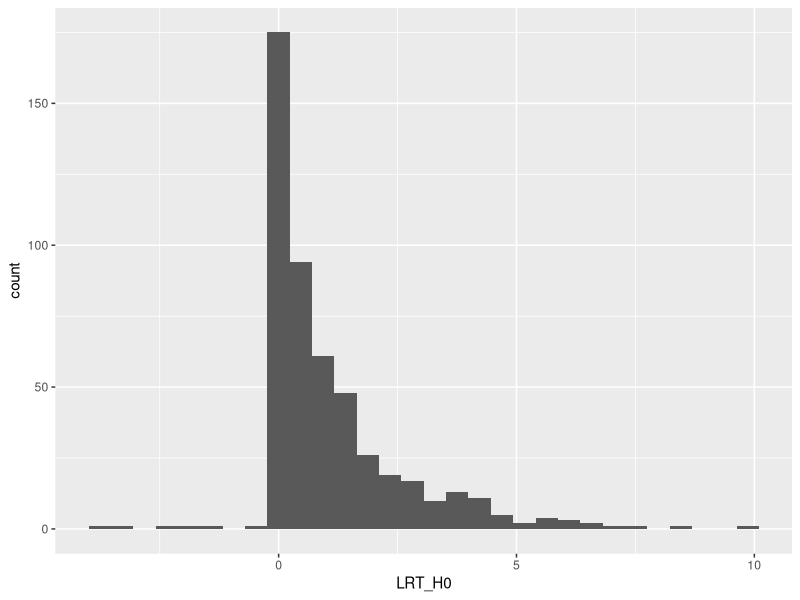
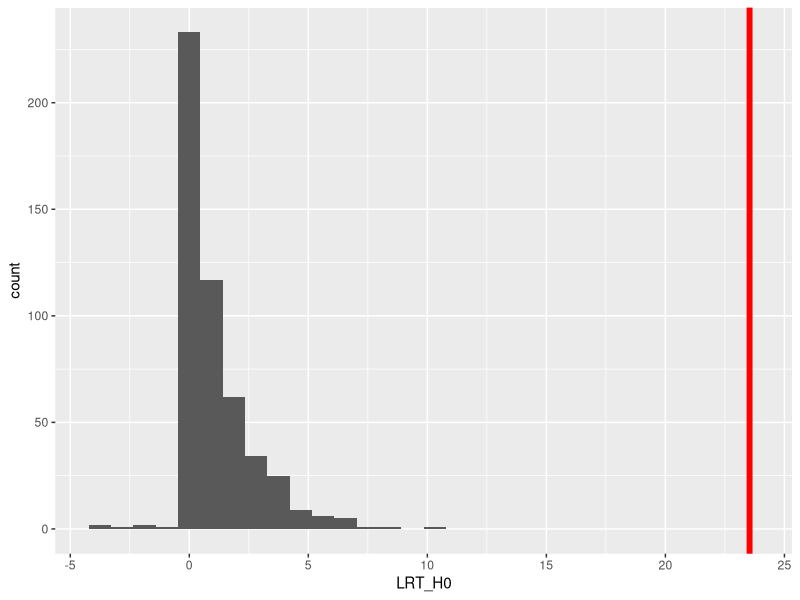

Recreate these plots in R, in order. (Note: a time limit stopped this script after it produced the figures.)
# title: Демонстрация бутстрепа
# subtitle: "Линейные модели..."
# author: "Марина Варфоломеева"
# institute: "Кафедра Зоологии беспозвоночных, Биологический факультет, СПбГУ"

# ## Пример -- недосып
# В ночь перед нулевым днем всем испытуемым давали поспать нормальное время, а в следующие 9 ночей --- только по 3 часа. Каждый день измеряли время реакции в серии тестов.
#
# Как время реакции людей зависит от бессонницы?
# Belenky et al., 2003
# - `Reaction` --- среднее время реакции в серии тестов в день наблюдения, мс
# - `Days` --- число дней депривации сна
# - `Subject` --- номер испытуемого
library(lme4)
library(pbkrtest) # для бутстрепа
library(ggplot2) # для графиков

data(sleepstudy)
sl <- sleepstudy

# ## Тесты отношения правдоподобий (LRT)
# Другой пример и подробности о методе см. Faraway 2017, near p 2015


# LRT для фиксированных эффектов #########################################

# Протестируем значимость фиксированного эффекта Days
# Для этого нам нужно сравнить правдоподобия двух вложенных моделей
# Модель, в которой есть Days
m1 <- lmer(Reaction ~ Days + (1 + Days | Subject), data = sl, REML = FALSE)
# Модель, в которой нет Days (соответствует нашей H_0, про отсутствие влияния Days)
m0 <- lmer(Reaction ~ (1 + Days| Subject), data = sl, REML = FALSE)

# LRT с помощью anova(test = 'Chi')
anova(m0, m1, test = 'Chi')

# LRT вручную
my_LRT <- as.numeric(2 * (logLik(m1) - logLik(m0)))
my_LRT
# 23.53654

# p-value для LRT
1 - pchisq(my_LRT, df = 1)
# [1] 1.22564e-06
# получилось ну очень маленькое значение


# Алгоритм параметрического бутстрепа ################33

# Цель: Нужно сгенерировать из данных,
# соответствующих H0 распределение нужной нам
# статистики (LRT).

# Как это делается?
# 1) Симулируем данные из модели, соответствующей
# H0 об отсутствии влияния Days
y_simulated <- simulate(m0)
# 2) На этих симулированных данных нам нужно
# протестировать влияние Days при помощи LRT.
# Подбираем модель с Days и без Days на симулированных данных:
mod_H0 <- refit(m0, newresp = y_simulated)
mod_HA <- refit(m1, newresp = y_simulated)
# Вычисляем LRT:
LRT_simulated <- as.numeric(2 * (logLik(mod_HA) - logLik(mod_H0)))
LRT_simulated
# 3) Если мы повторим 1 и 2 многократно, то сможем
# построить распределение LRT для случая, когда
# верна H0 об отсутствии влияния Days.


# Теперь, вооружившись этим знанием, мы...
# Сделаем параметрический бутстреп вручную ################
set.seed(42)
nsim <- 500 # число итераций бутстрепа
# (Нужно 1000 или больше, но для тестирования нового кода можно меньше)
LRTboot <- numeric(nsim)  # резервируем место для результатов всех итераций
# Делаем симуляцию:
for(i in 1:nsim){
  y_simulated <- unlist(simulate(m0))
  mod_H0 <- refit(m0, newresp = y_simulated)
  mod_HA <- refit(m1, newresp = y_simulated)
  LRTboot[i] <- as.numeric(2 * (logLik(mod_HA) - logLik(mod_H0)))
}

# В векторе LRTboot записаны значения LRT для всех итераций бутстрепа
length(LRTboot) # длина вектора - количество итераций (nsim)

# Теперь мы можем построить распределение значений
# LRT для случая, когда верна H0 об
# отсутствии влияния Days
ggplot(data = data.frame(LRT_H0 = LRTboot)) +
  geom_histogram(aes(x = LRT_H0))

# Это распределение мы можем использовать для тестирования гипотезы

# Уровень значимости для нашего реального значения
# my_LRT - это доля итераций бутстрепа, где
# получилось значение LRTboot > my_LRT

# Наша оценка p-value для my_LRT
p_val <- mean(LRTboot > my_LRT)
p_val

# Это можно изобразить на графике
ggplot(data = data.frame(LRT_H0 = LRTboot)) +
  geom_histogram(aes(x = LRT_H0)) +
  geom_vline(xintercept = my_LRT, size = 2, colour = 'red')


# Более эффективный способ, без циклов ##############

# Можно написать функцию, которая получает LRT в
# одной единственной симуляции
one_bootstrap_iteration <- function(m0, m1){
  y_simulated <- unlist(simulate(m0))
  mod_H0 <- refit(m0, newresp = y_simulated)
  mod_HA <- refit(m1, newresp = y_simulated)
  LRTboot <- as.numeric(2 * (logLik(mod_HA) - logLik(mod_H0)))
  return(LRTboot)
}
# Вот одна симуляция
one_bootstrap_iteration(m0, m1)

# Как и раньше мы можем многократно повторить эту
# симуляцию, но только теперь используем функцию
# replicate вместо цикла for
nsim_new <- 500  # число итераций бутстрепа (Нужно 1000 или больше)
set.seed(42)
LRTboot_new <- replicate(n = nsim_new, expr = one_bootstrap_iteration(m0, m1))

# В векторе LRTboot_new записаны значения LRT для
# всех итераций бутстрепа
length(LRTboot_new) # длина вектора - количество итераций (nsim_new)

# И т.д.
# Наша оценка p-value для my_LRT
p_val_new <- mean(LRTboot_new > my_LRT)
p_val_new

# Это можно изобразить на графике
ggplot(data = data.frame(LRT_H0 = LRTboot_new)) +
  geom_histogram(aes(x = LRT_H0)) +
  geom_vline(xintercept = my_LRT, size = 2, colour = 'red')

# Еще более эффективный способ #########################

# Параметрический бутстреп при помощи пакета pbkrtest
pmod <- PBmodcomp(m1, m0, nsim = 1000, seed = 42)
summary(pmod)

# Осторожно! Обращайте внимание на предупреждения об ошибках.
# Результаты могут быть смещенными, если модели не сошлись
